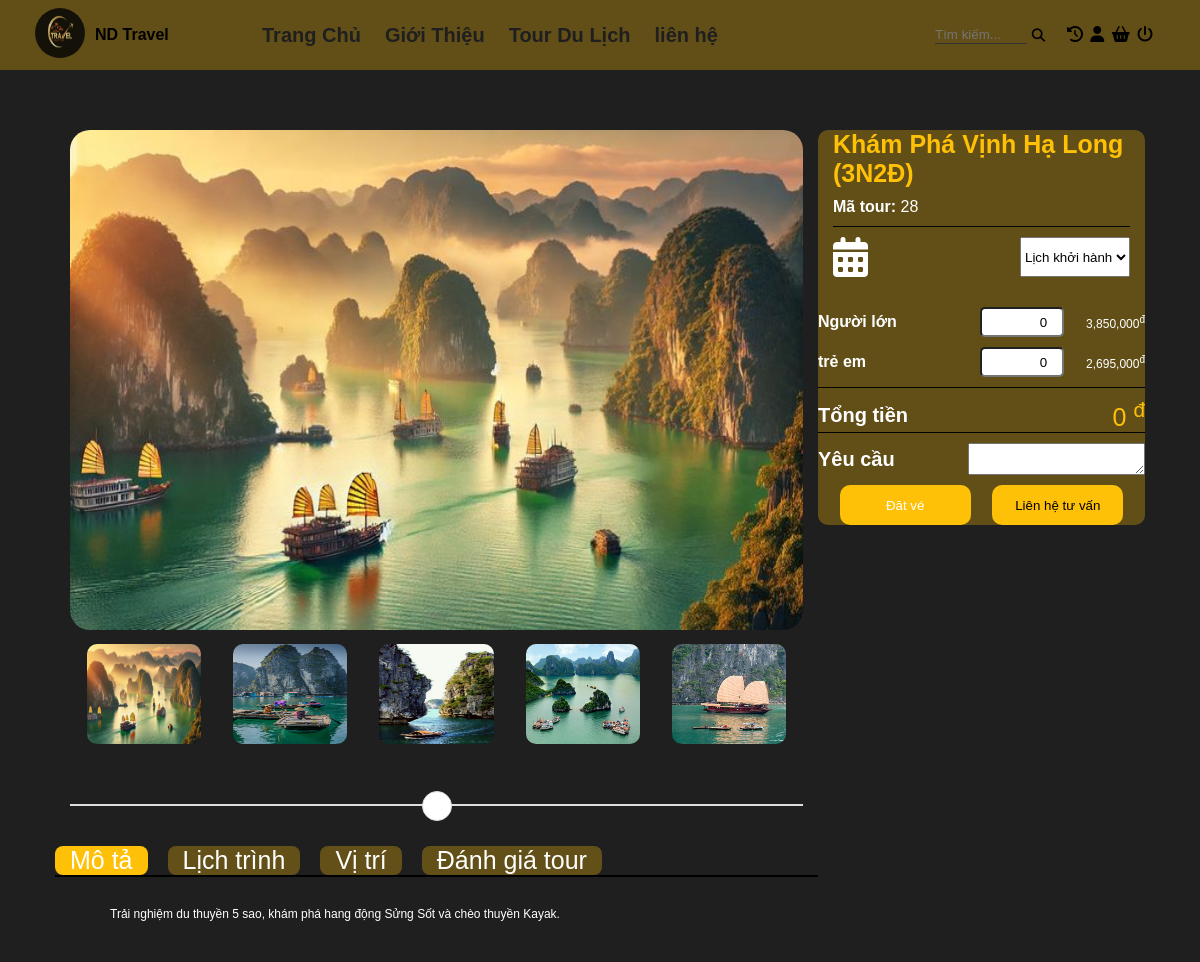
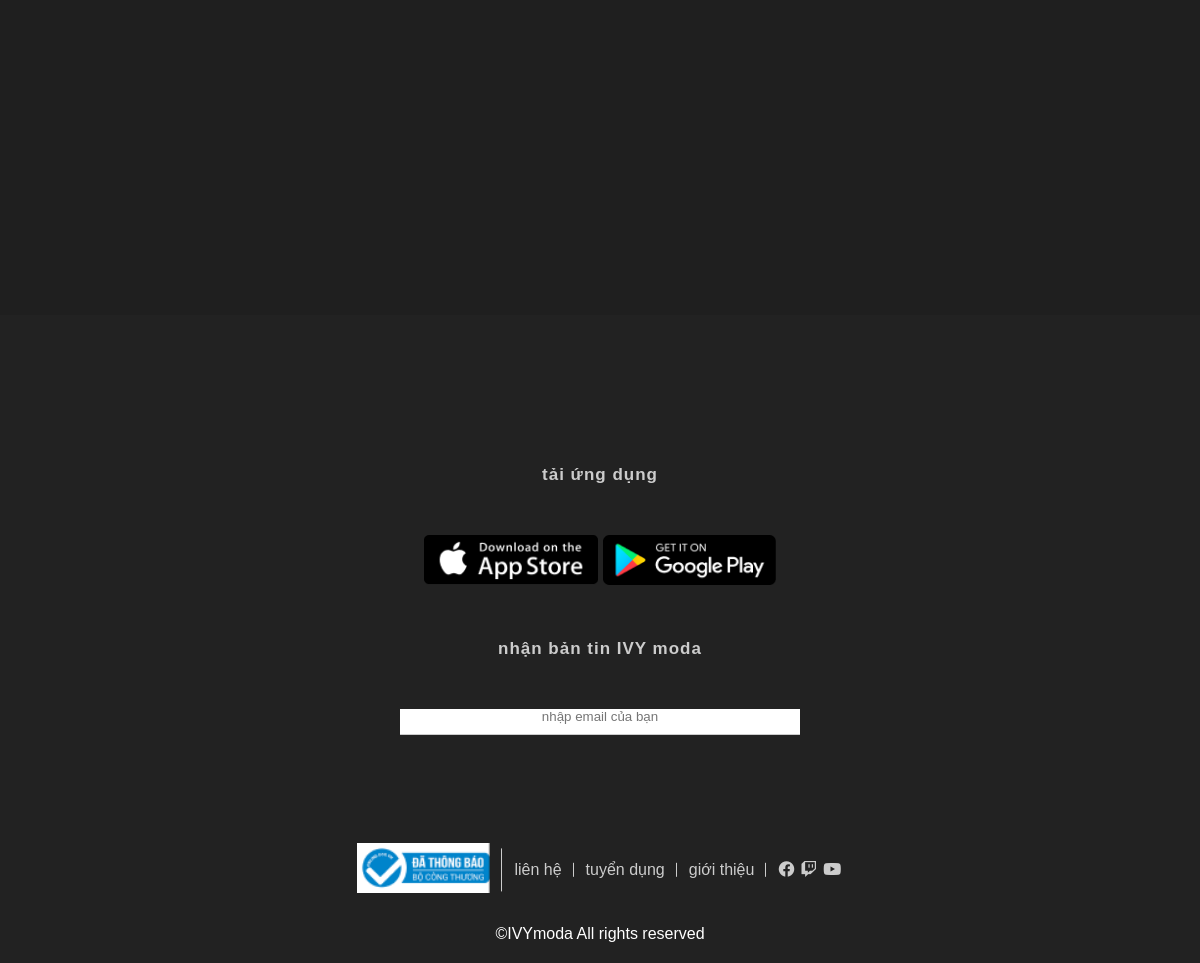
The app's page /index.php?controller=booking&action=index&id=28 (signed in) with its own data (2 pictures, top to bottom).
### tables this page shows
CREATE TABLE `tour` (
  `tourID` int(11) NOT NULL,
  `tiltle` varchar(255) NOT NULL,
  `description` text NOT NULL,
  `image` varchar(255) NOT NULL,
  `quantity` int(11) NOT NULL,
  `priceAdutls` double NOT NULL,
  `priceChildren` double NOT NULL,
  `destination` varchar(255) NOT NULL,
  `availability` tinyint(1) NOT NULL,
  `itinerary` varchar(255) NOT NULL,
  `departurePoint` varchar(255) NOT NULL,
  `startDate` date NOT NULL,
  `endDate` date NOT NULL,
  `region` varchar(50) NOT NULL
);

CREATE TABLE `image` (
  `imageID` int(11) NOT NULL,
  `tourID` int(11) NOT NULL,
  `imageURL` text NOT NULL,
  `description` varchar(255) DEFAULT NULL,
  `uploadDate` timestamp NOT NULL DEFAULT current_timestamp() ON UPDATE current_timestamp()
);

### core/baseController.php (called while the page is built, shortened)
<?php
 class baseController{
    protected function renderView($view,$data=[]){
        extract($data);
        require_once 'views/layouts-part/'.$view.'.php';
    }
 }

### controllers/BookingController.php (called while the page is built, shortened)
<?php
class BookingController extends baseController{
     public function index($id = null) {
        $currentUser = $_SESSION['user'];
        $userID = $currentUser['userID'];
        $tourModel = new TourModel();
        $tour = $tourModel->getTourById($id);
        $schedule = $tourModel->getScheduleTourById($id);
        $reviewModel = new ReviewModel();
        $review = $reviewModel->getReviewBytourId($id);
        $imgModel = new ImgModel();
        $image = $imgModel->getImgByTourId($id);
        $this->renderView('booking', [
            'tour' => $tour,
            'user' => $userID,
            'review' =>$review,
            'image' => $image,
            'schedule' => $schedule
        ]);
    }
}

### index.php (called while the page is built, shortened)
<?php
require_once 'configs/database.php';
require_once 'core/coreModel.php';
require_once 'core/baseController.php';
require_once 'core/router.php';

### configs/database.php (called while the page is built, shortened)
<?php
 class database{
    private static $conn;
    public static function connectPDO() {
        try {
    if(class_exists('PDO')){
         $options = array(
        PDO::MYSQL_ATTR_INIT_COMMAND => "SET NAMES utf8",
        PDO::ATTR_ERRMODE => PDO::ERRMODE_EXCEPTION,
    );
    $dsn =_DRIVER.":host="._HOST."; dbname="._DB;
    self::$conn = new PDO ($dsn,_USER,_PASS,$options);
} } catch(Exception $ex) {
    echo "loi ket noi ". $ex -> getMessage();
}
return self::$conn;
    }
 }

### core/coreModel.php (called while the page is built, shortened)
<?php
 class coreModel
 {
   public function __construct()
   {
      $this->conn = database::connectPDO();
   }
}

### models/TourModel.php (called while the page is built, shortened)
<?php
class TourModel extends coreModel{
    public function getTourById($id) {
        $sql = "SELECT * FROM tour WHERE tourID = :id";
        $stm = $this->conn->prepare($sql);
        $stm->execute(['id' => $id]);
        return $stm->fetch(PDO::FETCH_ASSOC);
    }
}

### models/ImgModel.php (called while the page is built, shortened)
<?php
require_once 'core/coreModel.php';
class ImgModel extends coreModel{
    public function getImgByTourId($id) {
        $sql = "SELECT * FROM image WHERE tourID = :id";
        $stm = $this->conn->prepare($sql);
        $stm->execute(['id' => $id]);
        return $stm->fetchAll(PDO::FETCH_ASSOC);
    }
}

### views/layouts-part/booking.php (the view, shortened to what this page needs)
<?php require 'views/part/header.php' ?>
<section class="booking">
    <div class="container">
        <div class="booking-content row">
            <div class="booking-content-left">
                <div class="booking-content-left-big-img">
                    <img src="../DA2/public/upload/<?= htmlspecialchars($tour['image']) ?>" alt="" />
                </div>
                <div class="booking-content-left-small-img row">
                    <?php if(!empty($image)) :?>
                    <img src="../DA2/public/upload/<?= htmlspecialchars($tour['image']) ?>" alt="" />
                    <?php foreach($image as $img):?>
                    <img src="../DA2/public/upload/<?= htmlspecialchars($img['imageURL'])?>" alt="">
                    <?php endforeach;?>
                    <?php else:?>
                    <p>Tour này chưa có ảnh</p>
                    <?php endif;?>
                </div>
                <div class="booking-content-left-bottom">
                    <div class="booking-content-left-bottom-top">&#8744;</div>
                    <div class="booking-content-left-bottom-content-big">
                        <div class="booking-content-left-bottom-content-title row">
                            <div class="booking-content-left-bottom-content-title-item mota tab-item active"
                                data-tab="mota">
                                <p>Mô tả</p>
                            </div>
                            <div class="booking-content-left-bottom-content-title-item lichtrinh tab-item"
                                data-tab="lichtrinh">
                                <p>Lịch trình</p>
                            </div>
                            <div class="booking-content-left-bottom-content-title-item vitri tab-item" data-tab="vitri">
                                <p>Vị trí</p>
                            </div>
                            <div class="booking-content-left-bottom-content-title-item danhgia tab-item"
                                data-tab="danhgia">
                                <p>Đánh giá tour</p>
                            </div>
                        </div>
                        <div class="booking-content-left-bottom-content">
                            <div class="booking-content-left-bottom-content-mota tab-content" id="mota">
                                <p><?= htmlspecialchars($tour['description'])?></p>
                            </div>
                        </div>
                    </div>
                </div>
            </div>
            <div class="booking-content-right">
                <form id="booking-form" action="index.php?controller=booking&action=addTest" method="POST">
                    <div class="content-top">
                        <h4><?= htmlspecialchars($tour['tiltle']) ?></h4>
                        <p><span>Mã tour:</span> <?= $tour['tourID'] ?></p>
                    </div>
                    <div class="ngaygio row">
                        <i class="fa-solid fa-calendar-days"></i>
                        <select name="schedule" id="">
                            <option value="">Lịch khởi hành</option>
                        </select>
                    </div>
                    <div class="ticket">
                        <div class="ticket-nguoilon row">
                            <h4>Người lớn</h4>
                            <input type="number" min=0 id="so-luong-nguoi-lon" value="0" name="numAdutls">
                            <p data-price="<?= $tour['priceAdutls'] ?? 0 ?>">
                                <?= number_format($tour['priceAdutls'] ?? 0) ?><sup>đ</sup></p>
                        </div>
                        <div class="ticket-treem row">
                            <h4>trẻ em</h4>
                            <input type="number" min=0 id="so-luong-tre-em" value="0" name="numChildren">
                            <p data-price="<?= $tour['priceChildren'] ?? 0 ?>">
                                <?= number_format($tour['priceChildren'] ?? 0) ?><sup>đ</sup></p>
                        </div>
                    </div>
                    <div class="total row">
                        <h4>Tổng tiền</h4>
                        <p id="tong-tien">0<sup>đ</sup></p>
                    </div>
                    <div class="total row">
                        <h4>Yêu cầu</h4>
                        <textarea name="specialRequest"></textarea>
                    </div>
                    <div class="total-button row">
                        <button type="submit">Đăt vé</button>
                        <button><a href="">Liên hệ tư vấn</a></button>
                    </div>
                </form>
            </div>
        </div>
</section>
<?php require 'views/part/footer.php' ?>

### core/router.php (shortened to what this page needs)
<?php
$default_controller = 'login';
$default_action = 'index';
if(isset($_SESSION['user']['userID'])) {
    $default_controller ='home';
    $default_action = 'index';
}
$controller = isset($_GET['controller']) ? $_GET['controller'] : $default_controller;
$action     = isset($_GET['action']) ? $_GET['action'] : $default_action;
$controllerName = ucfirst($controller) . 'Controller';
$controllerFile = 'controllers/' . $controllerName . '.php';
if (file_exists($controllerFile)) {
    $controllerObj = new $controllerName();
    $id = isset($_GET['id']) ? $_GET['id'] : null;
    if (method_exists($controllerObj, $action)) {
        if ($id !== null) {
            $controllerObj->$action($id);
        } else {
            $controllerObj->$action();
        }
    } else {
        require_once 'views/error.php';
        exit();
    }
} else {
    echo "❌ Không tìm thấy controller: $controllerName";
}

### views/part/header.php (shortened to what this page needs)
<!DOCTYPE html>
<html lang="en">
<head>
    <link rel="stylesheet" href="../DA2/public/asset/css/header.css" />
    <link rel="stylesheet" href="../DA2/public/asset/css/home1.css" />
    <link rel="stylesheet" href="../DA2/public/asset/css/region.css" />
    <link rel="stylesheet" href="../DA2/public/asset/css/tour.css" />
    <link rel="stylesheet" href="../DA2/public/asset/css/booking.css" />
    <link rel="stylesheet" href="../DA2/public/asset/css/footer.css" />
    <link rel="stylesheet" href="https://cdnjs.cloudflare.com/ajax/libs/font-awesome/6.2.0/css/all.min.css" />
</head>
<body>
    <header>
        <figure class="logo row">
            <a href="/">
                <img src="../DA2/public/asset/img/logo.jpg" alt="ND Travel Logo" />
            </a>
            <figcaption>ND Travel</figcaption>
        </figure>
        <nav class="menu">
            <ul>
                <li><a href="index.php?controller=home&action=index">Trang Chủ</a></li>
                <li><a href="index.php?controller=home&action=gioithieu">Giới Thiệu</a></li>
                <li>
                    <a href="index.php?controller=tour&action=index">Tour Du Lịch</a>
                </li>
                <li><a href="">liên hệ</a></li>
            </ul>
        </nav>
        <div class="other row">
            <form class="search-form" role="search" action="index.php?controller=tour&action=seachTour" method="POST">
                <input type="text" placeholder="Tìm kiếm..." name="keyword" />
                <button type="submit" aria-label="Tìm kiếm">
                    <i class="fas fa-search"></i>
                </button>
            </form>
            <nav class="user-utility-nav">
                <ul>
                    <li>
                        <a class="fa-solid fa-clock-rotate-left"
                            href="index.php?controller=booking&action=bookingHistory" title="Lịch sử xem"></a>
                    </li>
                    <li>
                        <a class="fa-solid fa-user" href="index.php?controller=user&action=index" title="Tài khoản"></a>
                    </li>
                    <li>
                        <a class="fa-solid fa-basket-shopping" href="#" title="Giỏ hàng"></a>
                    </li>
                    <li>
                        <a class="fa-solid fa-power-off" href="index.php?controller=login&action=logout"
                            title="Đăng xuất"></a>
                    </li>
                </ul>
            </nav>
        </div>
    </header>

### views/part/footer.php (shortened to what this page needs)
<section class="app-container">
    <p>tải ứng dụng</p>
    <div class="app-google">
        <a href=""><img src="../DA2/public/asset/img/8.png" alt="" /></a>
        <a href=""><img src="../DA2/public/asset/img/9.png" alt="" /></a>
        <p>nhận bản tin IVY moda</p>
        <input type="text" placeholder="nhập email của bạn" />
    </div>
</section>
<div class="footer-top row">
    <li>
        <a href=""><img src="../DA2/public/asset/img/10.png" alt="" /></a>
    </li>
    <li><a href="">liên hệ</a></li>
    <li><a href="">tuyển dụng</a></li>
    <li><a href="">giới thiệu</a></li>
    <li>
        <a href="" class="fab fa-facebook"></a>
        <a href="" class="fab fa-twitch"></a>
        <a href="" class="fab fa-youtube"></a>
    </li>
</div>
<div class="footer-bottom">
    <p>©IVYmoda All rights reserved</p>
</div>
</body>
</html>

### public/asset/css/header.css (style rules this page uses)
* { padding: 0; margin: 0; box-sizing: border-box; font-family: Arial, Helvetica, sans-serif; }
:root { --main: #ffc107; --main-hover: #ffb300; --main-light: #ffca28; --main-glow: #ffd740; --bg: #0d0d0d; --surface: #1e1e1e; --text: #ffffff; --text-muted: #b0b0b0; --text-on-main: #000000; }
body { background: var(--bg); color: var(--text); }
.row { display: flex; flex-wrap: wrap; }
li { list-style: none; }
.menu > ul { display: flex; flex-wrap: wrap; }
a { text-decoration: none; color: #1f1f1f; }
header { background: rgba(255, 193, 7, 0.3); height: 70px; display: flex; justify-content: space-between; padding: 12px 50px; align-items: center; position: fixed; top: 0; left: 0; right: 0; z-index: 1; transition: all 0.4s ease; }
.logo { flex: 1; align-items: center; margin-right: 10px; }
.logo figcaption { color: #000000; font-weight: bold; }
.logo > a { margin-right: 10px; }
.logo > a > img { width: 50px; height: 50px; border-radius: 50%; opacity: 0.8; }
.menu { flex: 3; margin-right: 10px; }
.menu > ul > li { padding: 0 12px; position: relative; }
.menu > ul > li > a { font-size: 20px; font-weight: bold; display: block; line-height: 20px; color: #1f1f1f; transition: 0.3s; }
.other { flex: 1; }
.search-form { width: 50%; display: flex; margin-right: 5px; }
.search-form input { width: 80%; border: none; outline: none; background-color: transparent; border-bottom: 1px solid #333; }
.search-form button { background-color: transparent; border: none; width: 20%; transition: 0.3s; }
.user-utility-nav { flex: 1; }
.user-utility-nav > ul { display: flex; flex-wrap: wrap; padding: 0 12px; position: relative; justify-content: space-between; }
.user-utility-nav > ul > li > a { transition: 0.3s; }

### public/asset/css/home1.css (style rules this page uses)
:root { --main: #ffc107; --main-hover: #ffb300; --main-light: #ffca28; --main-glow: #ffd740; --bg: #0d0d0d; --surface: #1e1e1e; --text: #ffffff; --text-muted: #b0b0b0; --text-on-main: #000000; --main-text-font: "Roboto", sans-serif; }
body { background-color: #222; }
.container { max-width: 1024px; margin: auto; }

### public/asset/css/tour.css (style rules this page uses)
* { margin: 0; padding: 0; box-sizing: border-box; font-family: Arial, Helvetica, sans-serif; }
.container { width: 100%; max-width: 1400px; margin: 0 auto; padding: 0 20px; }
li { list-style: none; }
a { text-decoration: none; color: #000; }
.row { display: flex; flex-wrap: wrap; margin: 0 -15px; }
.row > div { padding: 0 15px; }

### public/asset/css/footer.css (style rules this page uses)
* { margin: 0; padding: 0; box-sizing: border-box; font-family: Arial, Helvetica, sans-serif; }
.row { display: flex; flex-wrap: wrap; }
li { list-style: none; }
a { text-decoration: none; color: #000; }
p { color: white; }
.app-container { text-align: center; align-items: center; padding: 150px 0 50px 0; }
.app-google { margin: 50px; }
.app-google img { margin-bottom: 50px; height: 50px; }
.app-container p { line-height: 20px; letter-spacing: 1px; font-size: 17px; color: #ccc; font-weight: bold; }
.app-container input { margin-top: 50px; border: none; border-bottom: 1px solid #ccc; padding-bottom: 10px; width: 400px; text-align: center; outline: none; }
.footer-top { text-align: center; justify-content: center; align-items: center; margin-bottom: 20px; height: 70px; }
.footer-top img { height: 50px; }
.footer-top li { padding: 0 12px; position: relative; }
.footer-top li a { color: #ccc; }
.footer-top li::after { content: ""; display: block; width: 1px; height: 80%; background-color: #cccccc; position: absolute; right: 0; top: 50%; transform: translateY(-50%); }
.footer-top li:last-child::after { display: none; }
.footer-top li:last-child a { margin-right: 2px; }
.footer-bottom { margin: 20px; text-align: center; }

### records on screen
tour: image (picture), description "Trải nghiệm du thuyền 5 sao, khám phá hang động Sửng Sốt và chèo thuyền Kayak.", tiltle "Khám Phá Vịnh Hạ Long (3N2Đ)", tourID "28", priceAdutls "3,850,000", priceChildren "2,695,000"
image: imageURL (picture)
image: imageURL (picture)
image: imageURL (picture)
image: imageURL (picture)
